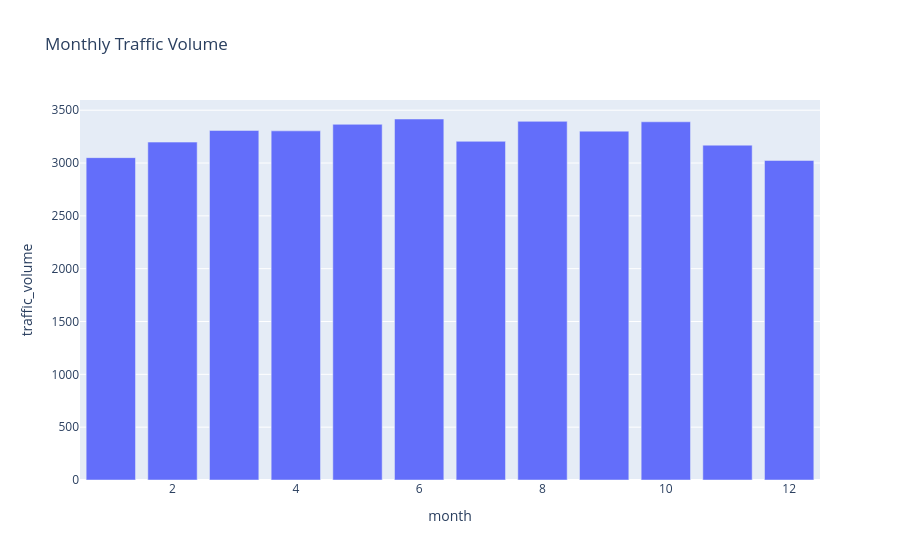

Notebook source saved alongside this figure:
### Code cell
monthly_df = (
    df.groupby("month")["traffic_volume"]
      .mean()
      .reset_index()
)

fig = px.bar(
    monthly_df,
    x="month",
    y="traffic_volume",
    title="Monthly Traffic Volume"
)

fig.show()

### Figure 1 — Plotly figure (JSON) as saved in the notebook; plotly's stock layout.template omitted (floating-point values rounded to 4 significant figures)
{"data": [{"hovertemplate": "month=%{x}<br>traffic_volume=%{y}<extra></extra>", "legendgroup": "", "marker": {"color": "#636efa", "pattern": {"shape": ""}}, "name": "", "orientation": "v", "showlegend": false, "textposition": "auto", "type": "bar", "x": [1, 2, 3, 4, 5, 6, 7, 8, 9, 10, 11, 12], "xaxis": "x", "y": [3051.0, 3198.0, 3308.0, 3304.0, 3366.0, 3417.0, 3205.0, 3394.0, 3302.0, 3390.0, 3169.0, 3024.0], "yaxis": "y"}], "layout": {"barmode": "relative", "legend": {"tracegroupgap": 0}, "title": {"text": "Monthly Traffic Volume"}, "xaxis": {"anchor": "y", "domain": [0, 1], "title": {"text": "month"}}, "yaxis": {"anchor": "x", "domain": [0, 1], "title": {"text": "traffic_volume"}}}}
